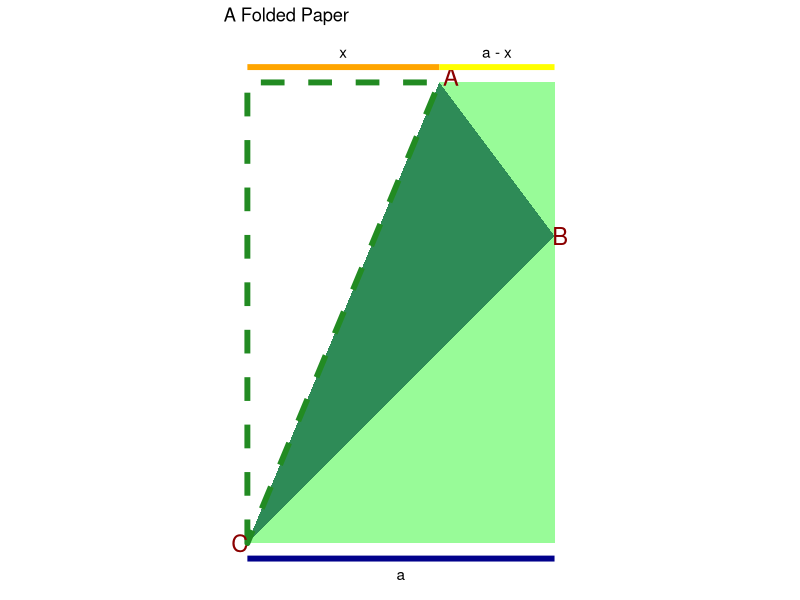
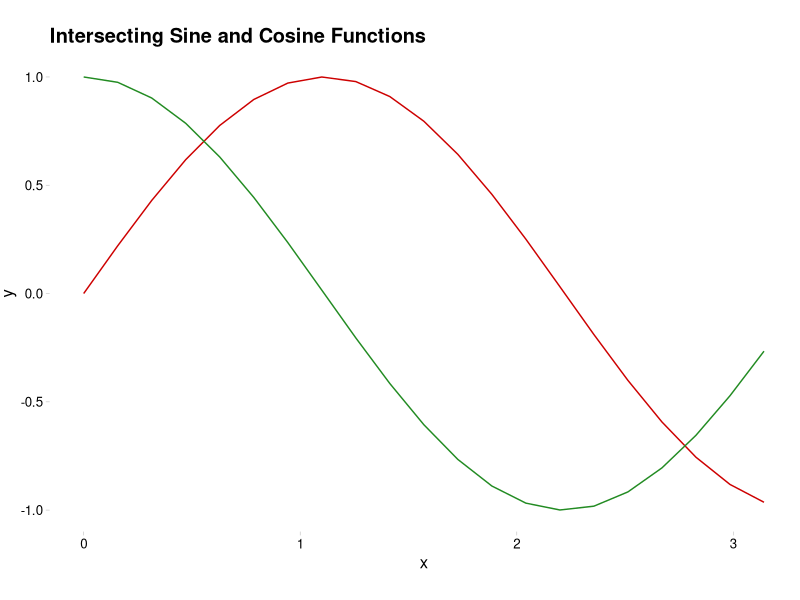

These charts were generated, in order, by the following R code:

# Load Library ------------------------------------------------------------

library(tidyverse)

# Create Domain -----------------------------------------------------------

domain <- 
  # the assumption is the thickness of the paper is one unit
  tibble(width = seq(0.50001, 1, by = 0.00001))

# Find Minimum Area -------------------------------------------------------

domain %>% 
  mutate(
    area = (width ** 2) * sqrt(2 * width - 1) /
      (4 * width - 2)
  ) %>% 
  filter(area == min(area))

# Find Minimum Crease Length ----------------------------------------------

domain %>% 
  mutate(
    crease_length = sqrt(
      (2 * (width ** 3)) / (2 * width - 1)
    )
  ) %>% 
  filter(crease_length == min(crease_length))

# Create Illustration of Folded Paper -------------------------------------

paper_width <- 40

paper_height <- 60

fold <- 25

ggplot() +
  aes(
    c(0, fold, paper_width, paper_width),
    c(0, paper_height, paper_height, 0)
  ) +
  geom_polygon(
    fill = "palegreen"
  ) +
  geom_polygon(
    aes(
      c(0, fold, paper_width),
      c(0, paper_height, paper_height - sqrt(fold**2 - (paper_width - fold)**2))
    ),
    fill = "seagreen"
  ) +
  geom_polygon(
    aes(
      c(0, 0, fold),
      c(0, paper_height, paper_height)
    ),
    linetype = 2,
    fill = "white",
    size = 2,
    color = "forestgreen"
  ) +
  annotate(
    "text", 
    x = -1, 
    y = 0, 
    label = "C", 
    color = "darkred", 
    size = 6
  ) +
  annotate(
    "text", 
    x = fold + 1.5, 
    y = paper_height + 0.75, 
    label = "A", 
    color = "darkred", 
    size = 6
  ) +
  annotate(
    "text", 
    x = paper_width + 0.75, 
    y = paper_height - sqrt(fold**2 - (paper_width - fold)**2), 
    label = "B", 
    color = "darkred", 
    size = 6
  ) +
  annotate(
    "segment",
    x = 0, 
    y = paper_height + 2,
    xend = fold,
    yend = paper_height + 2,
    color = "orange", 
    size = 2
  ) +
  annotate(
    "text",
    x = fold / 2,
    y = paper_height + 4,
    label = "x"
  ) +
  annotate(
    "segment",
    x = fold, 
    y = paper_height + 2,
    xend = paper_width,
    yend = paper_height + 2,
    color = "yellow", 
    size = 2
  ) +
  annotate(
    "text",
    x = fold + (paper_width - fold) / 2, 
    y = paper_height + 4,
    label = "a - x"
  ) +
  annotate(
    "segment",
    x = 0, 
    y = -2,
    xend = paper_width,
    yend = -2,
    color = "darkblue", 
    size = 2
  ) +
  annotate(
    "text",
    x = paper_width / 2, 
    y = -4,
    label = "a"
  ) +
  theme_void() +
  coord_fixed() +
  labs(title = "A Folded Paper")

# Sine and Cosine Interesect at Right Angles ------------------------------

factor = 1 / sin(pi / 4)

tibble(
  theta = seq(0, 1, by = 0.05) * pi
) %>% 
  mutate(
    sin_y = sin(factor * theta),
    cos_y = cos(factor * theta)
  ) %>% 
  ggplot(
    aes(
      theta,
      sin_y
    )
  ) +
  geom_line(color = "red3") +
  geom_line(
    aes(
      y = cos_y
    ),
    color = "forestgreen"
  ) +
  coord_fixed() +
  ggthemes::theme_pander(gl = 0) +
  labs(
    title = "Intersecting Sine and Cosine Functions",
    x = "x",
    y = "y"
  )
  
